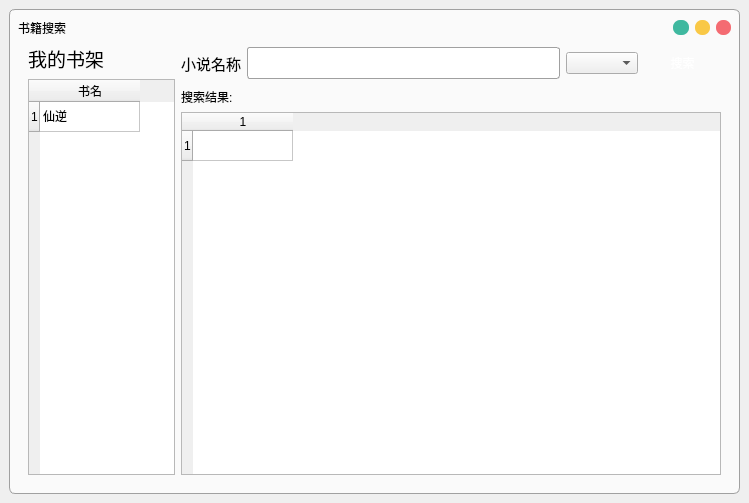
<?xml version="1.0" encoding="UTF-8"?>
<ui version="4.0">
 <class>SearchWindow</class>
 <widget class="QMainWindow" name="SearchWindow">
  <property name="geometry">
   <rect>
    <x>0</x>
    <y>0</y>
    <width>749</width>
    <height>503</height>
   </rect>
  </property>
  <property name="windowTitle">
   <string>NoverDownloader</string>
  </property>
  <property name="styleSheet">
   <string notr="true">border-color: rgb(60, 12, 255);</string>
  </property>
  <widget class="QWidget" name="centralwidget">
   <layout class="QGridLayout" name="gridLayout_3">
    <item row="0" column="0">
     <widget class="QWidget" name="mainWidget" native="true">
      <property name="font">
       <font>
        <family>微软雅黑</family>
        <pointsize>11</pointsize>
       </font>
      </property>
      <property name="styleSheet">
       <string notr="true">#mainWidget {
                        background-color: #fafafa;
                        border-width: 1px 1px 1px 1px;
                        border-style: solid;
                        border-color: rgb(160,160,160);
                        border-radius:6px;
                        }
                        QPushButton {

                        background-color: qlineargradient(spread:pad, x1:0, y1:0, x2:1, y2:0, stop:0 rgba(61, 159, 232 ,
                        255), stop:1 rgba(89, 183, 252, 255));
                        padding:10px;
                        color:white;
                        border-radius:10px;

                        }
                        #close_button {
                        padding:5px;
                        border-radius:15px;
                        }

                        QLineEdit {
                        border-width: 1px 1px 1px 1px;
                        border-style: solid;
                        border-color: rgb(160,160,160);
                        border-radius:3px;
						height:30px;
                        }
                    </string>
      </property>
      <layout class="QVBoxLayout" name="verticalLayout_3">
       <item>
        <layout class="QHBoxLayout" name="horizontalLayout_2">
         <item>
          <widget class="QLabel" name="label_7">
           <property name="text">
            <string>书籍搜索</string>
           </property>
          </widget>
         </item>
         <item>
          <spacer name="horizontalSpacer">
           <property name="orientation">
            <enum>Qt::Horizontal</enum>
           </property>
           <property name="sizeHint" stdset="0">
            <size>
             <width>40</width>
             <height>20</height>
            </size>
           </property>
          </spacer>
         </item>
         <item>
          <layout class="QGridLayout" name="gridLayout">
           <item row="0" column="2">
            <widget class="QPushButton" name="close_button">
             <property name="maximumSize">
              <size>
               <width>15</width>
               <height>15</height>
              </size>
             </property>
             <property name="baseSize">
              <size>
               <width>17</width>
               <height>17</height>
              </size>
             </property>
             <property name="styleSheet">
              <string notr="true">background-color: #f46b72;
                                        border-radius:7px;
                                    </string>
             </property>
             <property name="text">
              <string/>
             </property>
             <property name="autoDefault">
              <bool>false</bool>
             </property>
             <property name="default">
              <bool>false</bool>
             </property>
             <property name="flat">
              <bool>false</bool>
             </property>
            </widget>
           </item>
           <item row="0" column="1">
            <widget class="QPushButton" name="max_button">
             <property name="maximumSize">
              <size>
               <width>15</width>
               <height>15</height>
              </size>
             </property>
             <property name="styleSheet">
              <string notr="true">background-color: #f9c846;
                                        border-radius:7px;
                                    </string>
             </property>
             <property name="text">
              <string/>
             </property>
            </widget>
           </item>
           <item row="0" column="0">
            <widget class="QPushButton" name="min_button">
             <property name="minimumSize">
              <size>
               <width>16</width>
               <height>0</height>
              </size>
             </property>
             <property name="maximumSize">
              <size>
               <width>15</width>
               <height>15</height>
              </size>
             </property>
             <property name="styleSheet">
              <string notr="true">background-color: #3fb89f;
                                        border-radius:7px;
                                    </string>
             </property>
             <property name="text">
              <string/>
             </property>
            </widget>
           </item>
          </layout>
         </item>
        </layout>
       </item>
       <item>
        <layout class="QHBoxLayout" name="horizontalLayout_3" stretch="2,7">
         <property name="bottomMargin">
          <number>10</number>
         </property>
         <item>
          <layout class="QVBoxLayout" name="verticalLayout">
           <property name="leftMargin">
            <number>10</number>
           </property>
           <item>
            <widget class="QLabel" name="label_2">
             <property name="font">
              <font>
               <family>Arial</family>
               <pointsize>14</pointsize>
              </font>
             </property>
             <property name="text">
              <string>我的书架</string>
             </property>
            </widget>
           </item>
           <item>
            <widget class="QTableWidget" name="mybooks">
             <row>
              <property name="text">
               <string>1</string>
              </property>
             </row>
             <column>
              <property name="text">
               <string>书名</string>
              </property>
             </column>
             <item row="0" column="0">
              <property name="text">
               <string>仙逆</string>
              </property>
             </item>
            </widget>
           </item>
          </layout>
         </item>
         <item>
          <layout class="QVBoxLayout" name="verticalLayout_2">
           <property name="rightMargin">
            <number>10</number>
           </property>
           <item>
            <layout class="QGridLayout" name="gridLayout_2">
             <item row="1" column="0">
              <widget class="QLabel" name="label_3">
               <property name="text">
                <string>搜索结果:</string>
               </property>
              </widget>
             </item>
             <item row="0" column="2">
              <widget class="QPushButton" name="search_button">
               <property name="minimumSize">
                <size>
                 <width>77</width>
                 <height>0</height>
                </size>
               </property>
               <property name="text">
                <string>搜索</string>
               </property>
              </widget>
             </item>
             <item row="2" column="0" colspan="3">
              <widget class="QTableWidget" name="catalog_table">
               <property name="showGrid">
                <bool>true</bool>
               </property>
               <property name="rowCount">
                <number>1</number>
               </property>
               <property name="columnCount">
                <number>1</number>
               </property>
               <row/>
               <column/>
              </widget>
             </item>
             <item row="0" column="1">
              <layout class="QHBoxLayout" name="horizontalLayout">
               <item>
                <widget class="QLineEdit" name="book_name">
                 <property name="minimumSize">
                  <size>
                   <width>0</width>
                   <height>7</height>
                  </size>
                 </property>
                 <property name="font">
                  <font>
                   <family>微软雅黑</family>
                   <pointsize>10</pointsize>
                  </font>
                 </property>
                 <property name="text">
                  <string/>
                 </property>
                </widget>
               </item>
               <item>
                <widget class="QComboBox" name="website_select">
                 <property name="minimumSize">
                  <size>
                   <width>0</width>
                   <height>0</height>
                  </size>
                 </property>
                 <property name="styleSheet">
                  <string notr="true"/>
                 </property>
                 <property name="frame">
                  <bool>true</bool>
                 </property>
                </widget>
               </item>
              </layout>
             </item>
             <item row="0" column="0">
              <widget class="QLabel" name="label">
               <property name="minimumSize">
                <size>
                 <width>47</width>
                 <height>0</height>
                </size>
               </property>
               <property name="font">
                <font>
                 <family>微软雅黑</family>
                 <pointsize>11</pointsize>
                 <weight>50</weight>
                 <bold>false</bold>
                </font>
               </property>
               <property name="text">
                <string>小说名称</string>
               </property>
              </widget>
             </item>
            </layout>
           </item>
          </layout>
         </item>
        </layout>
       </item>
      </layout>
     </widget>
    </item>
   </layout>
  </widget>
 </widget>
 <resources/>
 <connections/>
</ui>
